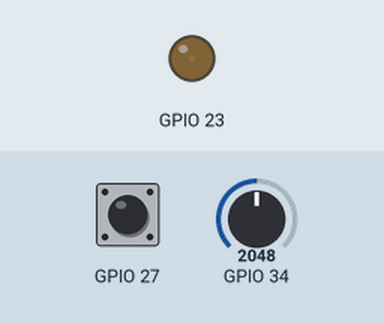
This sketch was run on a simulated ESP32. On the bench: output pins drawn as LEDs (lit = HIGH). The inputs (shaded band) are chosen by the test bench; at power-on: GPIO 27 HIGH, GPIO 34 = 2048. EEPROM starts erased.

Above: at 1.2 s.
1.3 s: GPIO 27 pulled LOW for 3.2 s
At 5.08 s:
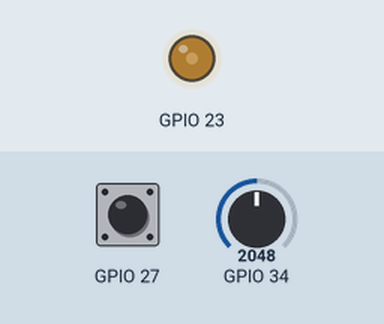
6.3 s: GPIO 27 pulled LOW for 0.15 s
7.9 s: GPIO 27 pulled LOW for 1 s
At 8.6 s:
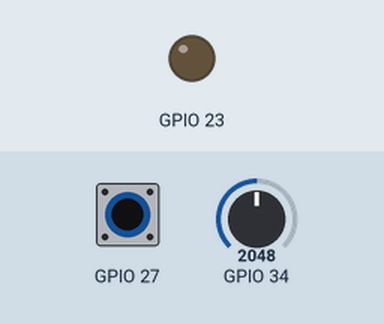
Timing chart, 0 to 10.9 s (numbered marks = the images above; inputs shaded):
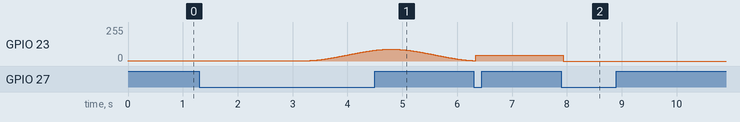

The sketch:

flower_lamp_mic.ino
```cpp
#include <Preferences.h>
#include "FlowerLampConfig.h"

/*
  ESP32 microphone-reactive breathing lamp controller.

  The lamp brightness follows the microphone's sound-pressure envelope:
  louder sound raises the UV lamp brightness, quiet sound lets it fade back
  to the breathing floor. The MAX9814 is not factory SPL-calibrated here, so
  this maps relative sound pressure from the local room to lamp brightness.

  Wiring:
  - Microphone: MAX9814 electret mic module (has onboard AGC, so it adapts
    to quiet vs loud songs without manual gain tuning).
    - VCC  -> ESP32 3V3
    - GND  -> ESP32 GND
    - OUT  -> ESP32 GPIO34 (ADC1_CH6, input-only pin)
    - GAIN -> leave floating (60dB); tie to VCC for less gain (40dB) if the
      output clips on loud music.
    - A/R  -> leave floating (default attack/release timing).
    IMPORTANT: use an ADC1 pin (GPIO32-39) for the mic, not ADC2 -- ADC2 is
    unusable whenever Wi-Fi is active.
  - Lamp: same as flower_lamp_timer -- GPIO23 through a 100-220 ohm resistor
    into a constant-current LED driver such as the CN5711 module.
  - Mode button: momentary push button between GPIO27 and GND.
*/

enum LampMode {
  MODE_SOUND_REACTIVE = 0,
  MODE_SOFT_BREATH = 1,
  MODE_STEADY_LOW = 2,
  MODE_OFF = 3,
};

const byte MODE_COUNT = 4;

Preferences preferences;
LampMode activeMode = MODE_SOUND_REACTIVE;
float micDcCenter = 2048.0f;
float noiseFloor = 0.0f;
float pressureEnvelope = 0.0f;
float pressureCeiling = 0.0f;
float smoothedBrightnessPercent = BREATH_FLOOR_PERCENT;
int currentLoudnessLevel = 0;
float transientBaselinePressure = 0.0f;
float transientPulsePercent = BREATH_FLOOR_PERCENT;
unsigned long lastTransientAt = 0;
unsigned long soundReactiveSettlesAt = 0;
unsigned long soundReactiveCalibratesAt = 0;
bool transientWasAboveThreshold = false;
bool soundReactiveCalibrationPending = false;
unsigned long lastDebugSerialAt = 0;
int lastButtonReading = HIGH;
int stableButtonState = HIGH;
unsigned long lastButtonChangeAt = 0;

float clampFloat(float value, float low, float high) {
  return max(low, min(high, value));
}

void writeBrightnessPercent(float percent) {
  float limitedPercent = clampFloat(percent, 0.0f, (float)MAX_BRIGHTNESS_PERCENT);
  int duty = (int)(PWM_MAX_DUTY * limitedPercent / 100.0f);
  ledcWrite(LAMP_PIN, duty);
}

float readSoundPressureRms(unsigned long windowMs) {
  float sumSquares = 0.0f;
  unsigned long sampleCount = max(1UL, ((windowMs * (unsigned long)SAMPLE_RATE_HZ) + 999UL) / 1000UL);
  unsigned long sampleStartUs = micros();

  for (unsigned long sampleIndex = 0; sampleIndex < sampleCount; sampleIndex++) {
    unsigned long targetSampleUs = sampleStartUs + (unsigned long)(((uint64_t)sampleIndex * 1000000ULL) / SAMPLE_RATE_HZ);
    while ((long)(micros() - targetSampleUs) < 0) {
      delayMicroseconds(1);
    }

    int reading = analogRead(MIC_PIN);
    micDcCenter += ((float)reading - micDcCenter) * DC_CENTER_ALPHA;

    float acPressure = (float)reading - micDcCenter;
    sumSquares += acPressure * acPressure;
  }

  return sqrtf(sumSquares / sampleCount);
}

float calibrateNoiseFloor() {
  float mean = 0.0f;
  float m2 = 0.0f;
  int samples = 0;
  unsigned long calibrationStart = millis();

  while (millis() - calibrationStart < CALIBRATION_MS) {
    float rms = readSoundPressureRms(SAMPLE_WINDOW_MS);
    samples++;

    float delta = rms - mean;
    mean += delta / samples;
    float deltaAfterMean = rms - mean;
    m2 += delta * deltaAfterMean;
  }

  if (samples <= 0) {
    return 0.0f;
  }

  float variance = samples > 1 ? m2 / (samples - 1) : 0.0f;
  float stddev = sqrtf(max(0.0f, variance));
  return mean + stddev * NOISE_FLOOR_STDDEV_MULTIPLIER + NOISE_FLOOR_MARGIN_RMS;
}

void resetSoundReactiveRuntime() {
  writeBrightnessPercent(BREATH_FLOOR_PERCENT);
  smoothedBrightnessPercent = BREATH_FLOOR_PERCENT;
  currentLoudnessLevel = 0;
  transientBaselinePressure = 0.0f;
  transientPulsePercent = BREATH_FLOOR_PERCENT;
  lastTransientAt = 0;
  transientWasAboveThreshold = false;
  pressureEnvelope = noiseFloor;
  pressureCeiling = max(noiseFloor * CEILING_HEADROOM_MULTIPLIER, noiseFloor + MIN_PRESSURE_RANGE);
}

void enterSoundReactiveMode() {
  micDcCenter = analogRead(MIC_PIN);
  resetSoundReactiveRuntime();
  soundReactiveCalibrationPending = true;
  soundReactiveCalibratesAt = millis() + SOUND_REACTIVE_PRE_CALIBRATION_SETTLE_MS;
  soundReactiveSettlesAt = millis() + SOUND_REACTIVE_SETTLE_MS;

  if (DEBUG_SERIAL_ENABLED) {
    Serial.println("sound reactive: waiting before noise calibration");
  }
}

void finishSoundReactiveCalibration() {
  micDcCenter = analogRead(MIC_PIN);
  noiseFloor = calibrateNoiseFloor();
  resetSoundReactiveRuntime();
  soundReactiveCalibrationPending = false;
  soundReactiveSettlesAt = millis() + SOUND_REACTIVE_SETTLE_MS;

  if (DEBUG_SERIAL_ENABLED) {
    Serial.printf("sound reactive: calibrated noise floor %.2f\n", noiseFloor);
  }
}

float smoothstep(float x) {
  float clamped = clampFloat(x, 0.0f, 1.0f);
  return clamped * clamped * (3.0f - 2.0f * clamped);
}

int quantizedLoudnessLevel(float effectivePressure, float pressureRange) {
  if (effectivePressure <= LOUDNESS_FIRST_LEVEL_RMS) {
    currentLoudnessLevel = 0;
    return currentLoudnessLevel;
  }

  float mappedPressure = effectivePressure - LOUDNESS_FIRST_LEVEL_RMS;
  float mappedRange = max(pressureRange - LOUDNESS_FIRST_LEVEL_RMS, 1.0f);
  float normalized = log1pf(mappedPressure) / log1pf(mappedRange);
  float scaledLevel = clampFloat(normalized, 0.0f, 1.0f) * (LOUDNESS_LEVEL_COUNT - 1);
  float hysteresis = max(0.0f, LOUDNESS_HYSTERESIS_LEVELS);

  while (currentLoudnessLevel < LOUDNESS_LEVEL_COUNT - 1 &&
         scaledLevel >= currentLoudnessLevel + 0.5f + hysteresis) {
    currentLoudnessLevel++;
  }

  while (currentLoudnessLevel > 0 &&
         scaledLevel <= currentLoudnessLevel - 0.5f - hysteresis) {
    currentLoudnessLevel--;
  }

  return currentLoudnessLevel;
}

float brightnessPercentForLevel(int loudnessLevel) {
  int brightnessLevel = (int)roundf((float)loudnessLevel * (BRIGHTNESS_LEVEL_COUNT - 1) / (LOUDNESS_LEVEL_COUNT - 1));
  brightnessLevel = constrain(brightnessLevel, 0, BRIGHTNESS_LEVEL_COUNT - 1);

  float normalized = (float)brightnessLevel / (float)(BRIGHTNESS_LEVEL_COUNT - 1);
  float shaped = powf(normalized, max(0.1f, BRIGHTNESS_LEVEL_GAMMA));
  return BREATH_FLOOR_PERCENT + shaped * (MAX_BRIGHTNESS_PERCENT - BREATH_FLOOR_PERCENT);
}

float transientPulseTargetPercent(float activePressure, unsigned long now) {
  if (!TRANSIENT_ENABLED) {
    transientPulsePercent = BREATH_FLOOR_PERCENT;
    transientBaselinePressure += (max(0.0f, activePressure) - transientBaselinePressure) * TRANSIENT_BASELINE_ALPHA;
    transientWasAboveThreshold = false;
    return transientPulsePercent;
  }

  float baselineBeforeUpdate = transientBaselinePressure;
  float requiredRise = max(TRANSIENT_MIN_RISE_RMS, baselineBeforeUpdate * (TRANSIENT_THRESHOLD_MULTIPLIER - 1.0f));
  bool isAboveThreshold = activePressure > baselineBeforeUpdate + requiredRise;
  bool isTransient = isAboveThreshold &&
                     !transientWasAboveThreshold &&
                     now - lastTransientAt >= TRANSIENT_COOLDOWN_MS;

  if (isTransient) {
    transientPulsePercent = max(transientPulsePercent, (float)TRANSIENT_PULSE_PERCENT);
    lastTransientAt = now;
  } else {
    transientPulsePercent += (BREATH_FLOOR_PERCENT - transientPulsePercent) * TRANSIENT_PULSE_DECAY_ALPHA;
  }

  transientBaselinePressure += (max(0.0f, activePressure) - transientBaselinePressure) * TRANSIENT_BASELINE_ALPHA;
  transientWasAboveThreshold = isAboveThreshold;
  return transientPulsePercent;
}

void adaptNoiseFloor(float soundPressure) {
  if (soundPressure > noiseFloor && soundPressure <= noiseFloor + NOISE_FLOOR_ADAPT_MAX_RISE_RMS) {
    noiseFloor += (soundPressure - noiseFloor) * NOISE_FLOOR_ADAPT_ALPHA;
  }
}

void debugSoundReactive(float soundPressure, float noiseGate, float activePressure, int loudnessLevel, float targetPercent, unsigned long now) {
  if (!DEBUG_SERIAL_ENABLED || now - lastDebugSerialAt < DEBUG_SERIAL_INTERVAL_MS) {
    return;
  }

  lastDebugSerialAt = now;
  Serial.printf(
      "rms=%.2f floor=%.2f gate=%.2f active=%.2f ceiling=%.2f level=%d basePulse=%.2f out=%.2f\n",
      soundPressure,
      noiseFloor,
      noiseGate,
      activePressure,
      pressureCeiling,
      loudnessLevel,
      transientPulsePercent,
      targetPercent);
}

void saveMode() {
  preferences.putUChar("mode", (byte)activeMode);
}

void loadMode() {
  byte savedMode = preferences.getUChar("mode", MODE_SOUND_REACTIVE);
  activeMode = (LampMode)(savedMode % MODE_COUNT);
}

void advanceMode() {
  activeMode = (LampMode)(((byte)activeMode + 1) % MODE_COUNT);
  saveMode();

  if (activeMode == MODE_SOUND_REACTIVE) {
    enterSoundReactiveMode();
  }
}

void handleModeButton() {
  int reading = digitalRead(MODE_BUTTON_PIN);
  unsigned long now = millis();

  if (reading != lastButtonReading) {
    lastButtonChangeAt = now;
    lastButtonReading = reading;
  }

  if (now - lastButtonChangeAt < BUTTON_DEBOUNCE_MS || reading == stableButtonState) {
    return;
  }

  stableButtonState = reading;
  if (stableButtonState == LOW) {
    advanceMode();
  }
}

float breathingBrightnessPercent(unsigned long now) {
  unsigned long phase = now % BREATH_PERIOD_MS;
  unsigned long halfPeriod = BREATH_PERIOD_MS / 2;
  unsigned long risingOrFalling = phase < halfPeriod ? phase : BREATH_PERIOD_MS - phase;
  float normalized = (float)risingOrFalling / (float)halfPeriod;
  float eased = smoothstep(normalized);

  return BREATH_FLOOR_PERCENT + eased * (BREATH_PEAK_PERCENT - BREATH_FLOOR_PERCENT);
}

void runSoundReactiveMode() {
  unsigned long now = millis();

  if (soundReactiveCalibrationPending) {
    writeBrightnessPercent(BREATH_FLOOR_PERCENT);
    if ((long)(now - soundReactiveCalibratesAt) < 0) {
      return;
    }
    finishSoundReactiveCalibration();
    return;
  }

  float soundPressure = readSoundPressureRms(SAMPLE_WINDOW_MS);
  adaptNoiseFloor(soundPressure);

  float pressureAlpha = soundPressure > pressureEnvelope ? PRESSURE_ATTACK_ALPHA : PRESSURE_RELEASE_ALPHA;
  pressureEnvelope += (soundPressure - pressureEnvelope) * pressureAlpha;

  if (pressureEnvelope > pressureCeiling) {
    pressureCeiling = pressureEnvelope;
  } else {
    float ceilingFloor = max(noiseFloor * CEILING_HEADROOM_MULTIPLIER, noiseFloor + MIN_PRESSURE_RANGE);
    pressureCeiling += (ceilingFloor - pressureCeiling) * CEILING_DECAY_ALPHA;
  }

  float noiseGate = max(noiseFloor * NOISE_GATE_MULTIPLIER, noiseFloor + NOISE_GATE_OFFSET);
  float activePressure = pressureEnvelope - noiseGate - LOUDNESS_ACTIVATION_RMS;
  float pressureRange = max(MIN_PRESSURE_RANGE, pressureCeiling - noiseGate - LOUDNESS_ACTIVATION_RMS);
  now = millis();

  if ((long)(now - soundReactiveSettlesAt) < 0) {
    currentLoudnessLevel = 0;
    transientPulsePercent = BREATH_FLOOR_PERCENT;
    transientBaselinePressure = max(transientBaselinePressure, max(0.0f, activePressure));
    transientWasAboveThreshold = false;
    lastTransientAt = now;
    smoothedBrightnessPercent += (BREATH_FLOOR_PERCENT - smoothedBrightnessPercent) * BRIGHTNESS_RELEASE_ALPHA;
    writeBrightnessPercent(smoothedBrightnessPercent);
    return;
  }
  int loudnessLevel = quantizedLoudnessLevel(activePressure, pressureRange);
  float basePercent = brightnessPercentForLevel(loudnessLevel);
  float pulsePercent = transientPulseTargetPercent(activePressure, now);
  float targetPercent = max(basePercent, pulsePercent);
  float brightnessAlpha = targetPercent > smoothedBrightnessPercent ? BRIGHTNESS_ATTACK_ALPHA : BRIGHTNESS_RELEASE_ALPHA;

  smoothedBrightnessPercent += (targetPercent - smoothedBrightnessPercent) * brightnessAlpha;
  debugSoundReactive(soundPressure, noiseGate, activePressure, loudnessLevel, targetPercent, now);
  writeBrightnessPercent(smoothedBrightnessPercent);
}

void setup() {
  if (DEBUG_SERIAL_ENABLED) {
    Serial.begin(115200);
  }

  pinMode(MODE_BUTTON_PIN, INPUT_PULLUP);
  analogSetPinAttenuation(MIC_PIN, ADC_11db);
  ledcAttach(LAMP_PIN, PWM_FREQUENCY_HZ, PWM_RESOLUTION_BITS);
  writeBrightnessPercent(0);

  preferences.begin("flower", false);
  loadMode();

  if (activeMode == MODE_SOUND_REACTIVE) {
    enterSoundReactiveMode();
  } else {
    resetSoundReactiveRuntime();
  }
}

void loop() {
  handleModeButton();

  switch (activeMode) {
    case MODE_SOUND_REACTIVE:
      runSoundReactiveMode();
      break;
    case MODE_SOFT_BREATH:
      writeBrightnessPercent(breathingBrightnessPercent(millis()));
      break;
    case MODE_STEADY_LOW:
      writeBrightnessPercent(STEADY_BRIGHTNESS_PERCENT);
      break;
    case MODE_OFF:
      writeBrightnessPercent(0);
      break;
  }
}
```

Source omitted: FlowerLampConfig.h (9555 bytes)

Measured:
- after the input at 1.3 s, GPIO 23: rises from 2/255 to 89/255 in 1.5 s, then falls to 3/255 in 1.5 s
- after the input at 7.9 s, GPIO 23: 45/255 → 0/255 at once
